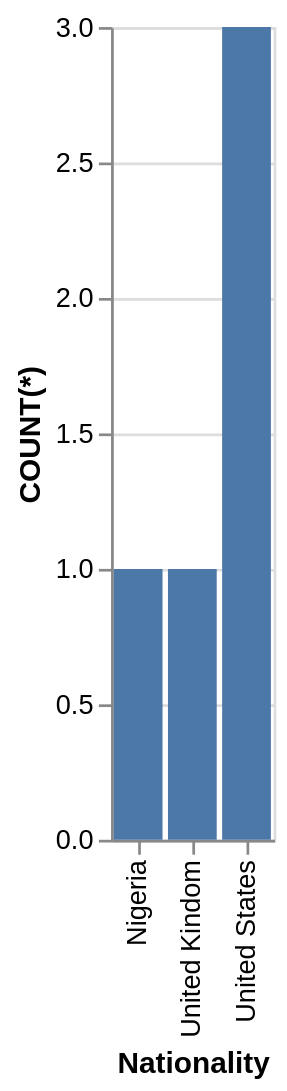

Write the Vega-Lite specification saved for this chart.
### Vega-Lite specification from a JSON file in a GitHub repository (floating-point values rounded to 4 significant figures)
{"data": {"values": [{"x_data": "Nigeria", "y_data": 1}, {"x_data": "United Kindom", "y_data": 1}, {"x_data": "United States", "y_data": 3}]}, "mark": "bar", "encoding": {"x": {"field": "x_data", "type": "nominal", "title": "Nationality", "sort": {"op": "sum", "field": "y_data", "order": "ascending"}}, "y": {"field": "y_data", "type": "quantitative", "title": "COUNT(*)"}}}
